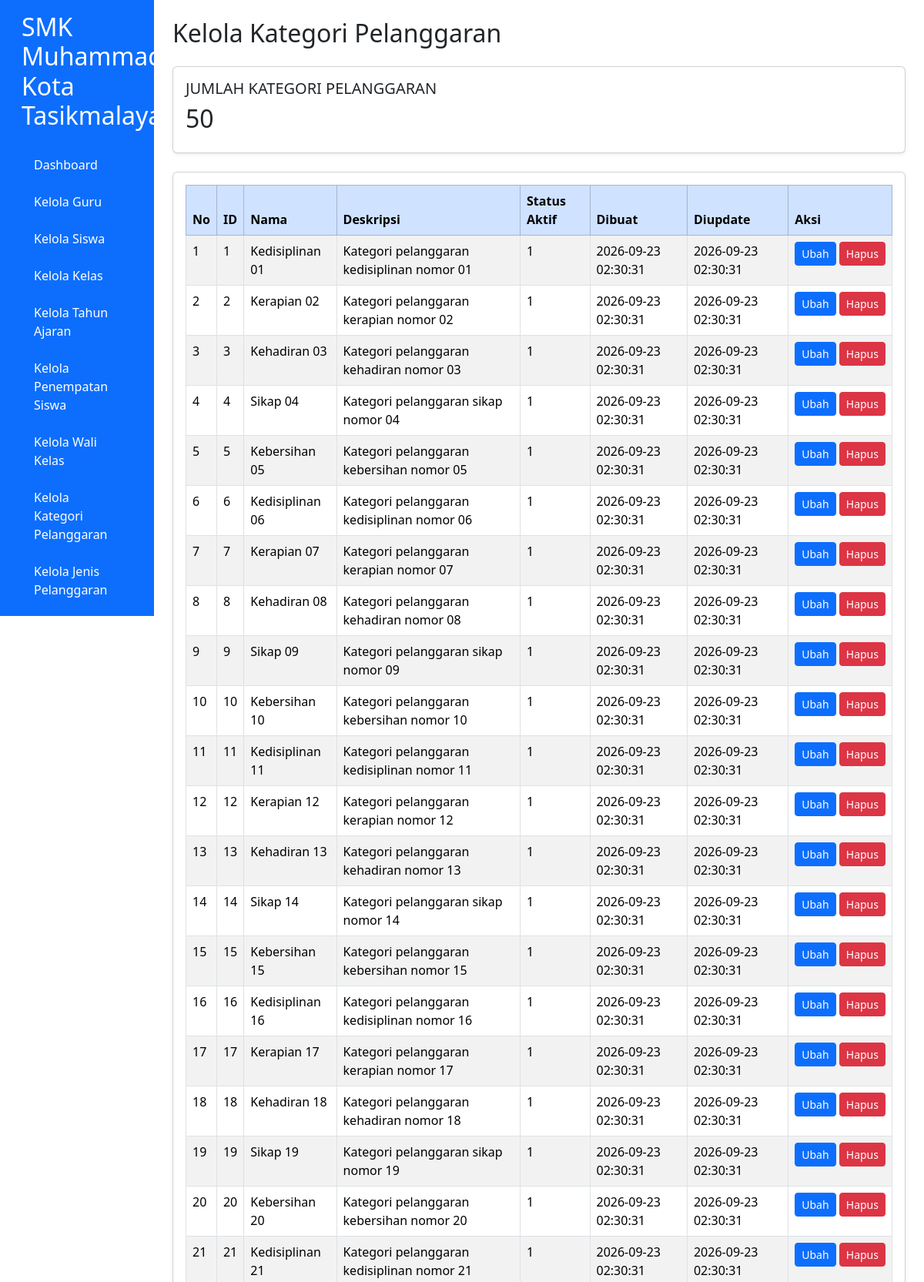
The page /kelola_kategori_pelanggaran.php (signed in, upper part) on the database its author committed.
### tables this page shows
CREATE TABLE `t_pelanggaran_kategori` (
  `id` int(11) NOT NULL,
  `nama` varchar(100) DEFAULT NULL,
  `deskripsi` text NOT NULL,
  `status_aktif` tinyint(1) NOT NULL,
  `created_at` timestamp NOT NULL DEFAULT current_timestamp(),
  `updated_at` timestamp NOT NULL DEFAULT current_timestamp()
);

### kelola_kategori_pelanggaran.php (the view, shortened to what this page needs)
<?php
require_once "config.php";
$query = mysqli_query($conn, "SELECT COUNT(*) AS total FROM t_pelanggaran_kategori");
$total = mysqli_fetch_assoc($query)['total'];
$result = mysqli_query($conn, "SELECT * FROM t_pelanggaran_kategori ORDER BY id ASC");
?>
<!DOCTYPE html>
<html lang="id">
<head>
    <link href="https://cdn.jsdelivr.net/npm/bootstrap@5.3.8/dist/css/bootstrap.min.css" rel="stylesheet">
</head>
<body>
<div class="container-fluid">
<div class="row">
<?php include "menu.php"; ?>
<main class="col-md-9 col-lg-10 p-4">
    <h2 class="mb-4">Kelola Kategori Pelanggaran</h2>
    <div class="card mb-4 shadow-sm"><div class="card-body">
        <h5>JUMLAH KATEGORI PELANGGARAN</h5><h2><?= (int)$total ?></h2>
    </div></div>
    <div class="card shadow-sm"><div class="card-body">
        <div class="table-responsive">
        <table class="table table-bordered table-striped table-hover">
            <thead class="table-primary">
                <tr><th>No</th><th>ID</th><th>Nama</th><th>Deskripsi</th><th>Status Aktif</th><th>Dibuat</th><th>Diupdate</th><th>Aksi</th></tr>
            </thead>
            <tbody>
            <?php if (mysqli_num_rows($result) > 0): ?>
                <?php $no = 1; while ($row = mysqli_fetch_assoc($result)):
                    $updated = $row['updated_at'] ?? '';
                ?>
                <tr>
                    <td><?= $no++ ?></td>
                    <td><?= htmlspecialchars((string)$row['id']) ?></td>
                    <td><?= htmlspecialchars((string)($row['nama'] ?? '-')) ?></td>
                    <td><?= htmlspecialchars((string)($row['deskripsi'] ?? '-')) ?></td>
                    <td><?= htmlspecialchars((string)($row['status_aktif'] ?? '-')) ?></td>
                    <td><?= htmlspecialchars((string)($row['created_at'] ?? '-')) ?></td>
                    <td><?= htmlspecialchars((string)$updated) ?></td>
                    <td class="text-nowrap">
                        <a href="edit_kategori_pelanggaran.php?id=<?= urlencode((string)$row['id']) ?>" class="btn btn-sm btn-primary">Ubah</a>
                        <a href="hapus_kategori_pelanggaran.php?id=<?= urlencode((string)$row['id']) ?>" class="btn btn-sm btn-danger" onclick="return confirm('Yakin ingin menghapus kategori ini?')">Hapus</a>
                    </td>
                </tr>
                <?php endwhile; ?>
            <?php else: ?>
                <tr><td colspan="8" class="text-center">Belum ada kategori pelanggaran.</td></tr>
            <?php endif; ?>
            </tbody>
        </table>
        </div>
    </div></div>
</main>
</div>
</div>
</body>
</html>

### rows shown on the page
t_pelanggaran_kategori: id "1", nama "Kedisiplinan 01", deskripsi "Kategori pelanggaran kedisiplinan nomor 01", status_aktif "1", created_at "2026-09-23 02:30:31", updated_at "2026-09-23 02:30:31"
t_pelanggaran_kategori: id "2", nama "Kerapian 02", deskripsi "Kategori pelanggaran kerapian nomor 02", status_aktif "1", created_at "2026-09-23 02:30:31", updated_at "2026-09-23 02:30:31"
t_pelanggaran_kategori: id "3", nama "Kehadiran 03", deskripsi "Kategori pelanggaran kehadiran nomor 03", status_aktif "1", created_at "2026-09-23 02:30:31", updated_at "2026-09-23 02:30:31"
t_pelanggaran_kategori: id "4", nama "Sikap 04", deskripsi "Kategori pelanggaran sikap nomor 04", status_aktif "1", created_at "2026-09-23 02:30:31", updated_at "2026-09-23 02:30:31"
t_pelanggaran_kategori: id "5", nama "Kebersihan 05", deskripsi "Kategori pelanggaran kebersihan nomor 05", status_aktif "1", created_at "2026-09-23 02:30:31", updated_at "2026-09-23 02:30:31"
t_pelanggaran_kategori: id "6", nama "Kedisiplinan 06", deskripsi "Kategori pelanggaran kedisiplinan nomor 06", status_aktif "1", created_at "2026-09-23 02:30:31", updated_at "2026-09-23 02:30:31"
t_pelanggaran_kategori: id "7", nama "Kerapian 07", deskripsi "Kategori pelanggaran kerapian nomor 07", status_aktif "1", created_at "2026-09-23 02:30:31", updated_at "2026-09-23 02:30:31"
t_pelanggaran_kategori: id "8", nama "Kehadiran 08", deskripsi "Kategori pelanggaran kehadiran nomor 08", status_aktif "1", created_at "2026-09-23 02:30:31", updated_at "2026-09-23 02:30:31"
t_pelanggaran_kategori: id "9", nama "Sikap 09", deskripsi "Kategori pelanggaran sikap nomor 09", status_aktif "1", created_at "2026-09-23 02:30:31", updated_at "2026-09-23 02:30:31"
t_pelanggaran_kategori: id "10", nama "Kebersihan 10", deskripsi "Kategori pelanggaran kebersihan nomor 10", status_aktif "1", created_at "2026-09-23 02:30:31", updated_at "2026-09-23 02:30:31"
t_pelanggaran_kategori: id "11", nama "Kedisiplinan 11", deskripsi "Kategori pelanggaran kedisiplinan nomor 11", status_aktif "1", created_at "2026-09-23 02:30:31", updated_at "2026-09-23 02:30:31"
t_pelanggaran_kategori: id "12", nama "Kerapian 12", deskripsi "Kategori pelanggaran kerapian nomor 12", status_aktif "1", created_at "2026-09-23 02:30:31", updated_at "2026-09-23 02:30:31"
t_pelanggaran_kategori: id "13", nama "Kehadiran 13", deskripsi "Kategori pelanggaran kehadiran nomor 13", status_aktif "1", created_at "2026-09-23 02:30:31", updated_at "2026-09-23 02:30:31"
t_pelanggaran_kategori: id "14", nama "Sikap 14", deskripsi "Kategori pelanggaran sikap nomor 14", status_aktif "1", created_at "2026-09-23 02:30:31", updated_at "2026-09-23 02:30:31"
t_pelanggaran_kategori: id "15", nama "Kebersihan 15", deskripsi "Kategori pelanggaran kebersihan nomor 15", status_aktif "1", created_at "2026-09-23 02:30:31", updated_at "2026-09-23 02:30:31"
t_pelanggaran_kategori: id "16", nama "Kedisiplinan 16", deskripsi "Kategori pelanggaran kedisiplinan nomor 16", status_aktif "1", created_at "2026-09-23 02:30:31", updated_at "2026-09-23 02:30:31"
t_pelanggaran_kategori: id "17", nama "Kerapian 17", deskripsi "Kategori pelanggaran kerapian nomor 17", status_aktif "1", created_at "2026-09-23 02:30:31", updated_at "2026-09-23 02:30:31"
t_pelanggaran_kategori: id "18", nama "Kehadiran 18", deskripsi "Kategori pelanggaran kehadiran nomor 18", status_aktif "1", created_at "2026-09-23 02:30:31", updated_at "2026-09-23 02:30:31"
t_pelanggaran_kategori: id "19", nama "Sikap 19", deskripsi "Kategori pelanggaran sikap nomor 19", status_aktif "1", created_at "2026-09-23 02:30:31", updated_at "2026-09-23 02:30:31"
t_pelanggaran_kategori: id "20", nama "Kebersihan 20", deskripsi "Kategori pelanggaran kebersihan nomor 20", status_aktif "1", created_at "2026-09-23 02:30:31", updated_at "2026-09-23 02:30:31"
t_pelanggaran_kategori: id "21", nama "Kedisiplinan 21", deskripsi "Kategori pelanggaran kedisiplinan nomor 21", status_aktif "1", created_at "2026-09-23 02:30:31", updated_at "2026-09-23 02:30:31"

### other values the page prints
$total "50"
